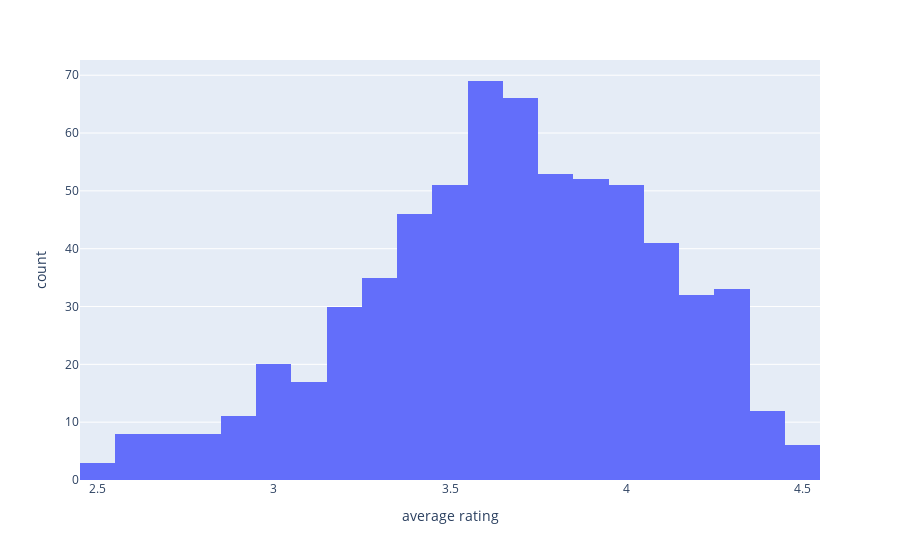

The code cell stored with this chart in its notebook:
### Code cell
px.histogram(ratings_per_user, x='average rating')

### Figure 1 — Plotly figure (JSON) as saved in the notebook; plotly's stock layout.template omitted (floating-point values rounded to 4 significant figures; data arrays with more than 128 entries replaced by an {"elided": "..."} marker saying what was removed)
{"data": [{"alignmentgroup": "True", "bingroup": "x", "hovertemplate": "average rating=%{x}<br>count=%{y}<extra></extra>", "legendgroup": "", "marker": {"color": "#636efa", "pattern": {"shape": ""}}, "name": "", "offsetgroup": "", "orientation": "v", "showlegend": false, "type": "histogram", "x": {"elided": "652 float values"}, "xaxis": "x", "yaxis": "y"}], "layout": {"barmode": "relative", "legend": {"tracegroupgap": 0}, "margin": {"t": 60}, "xaxis": {"anchor": "y", "domain": [0, 1], "title": {"text": "average rating"}}, "yaxis": {"anchor": "x", "domain": [0, 1], "title": {"text": "count"}}}}
